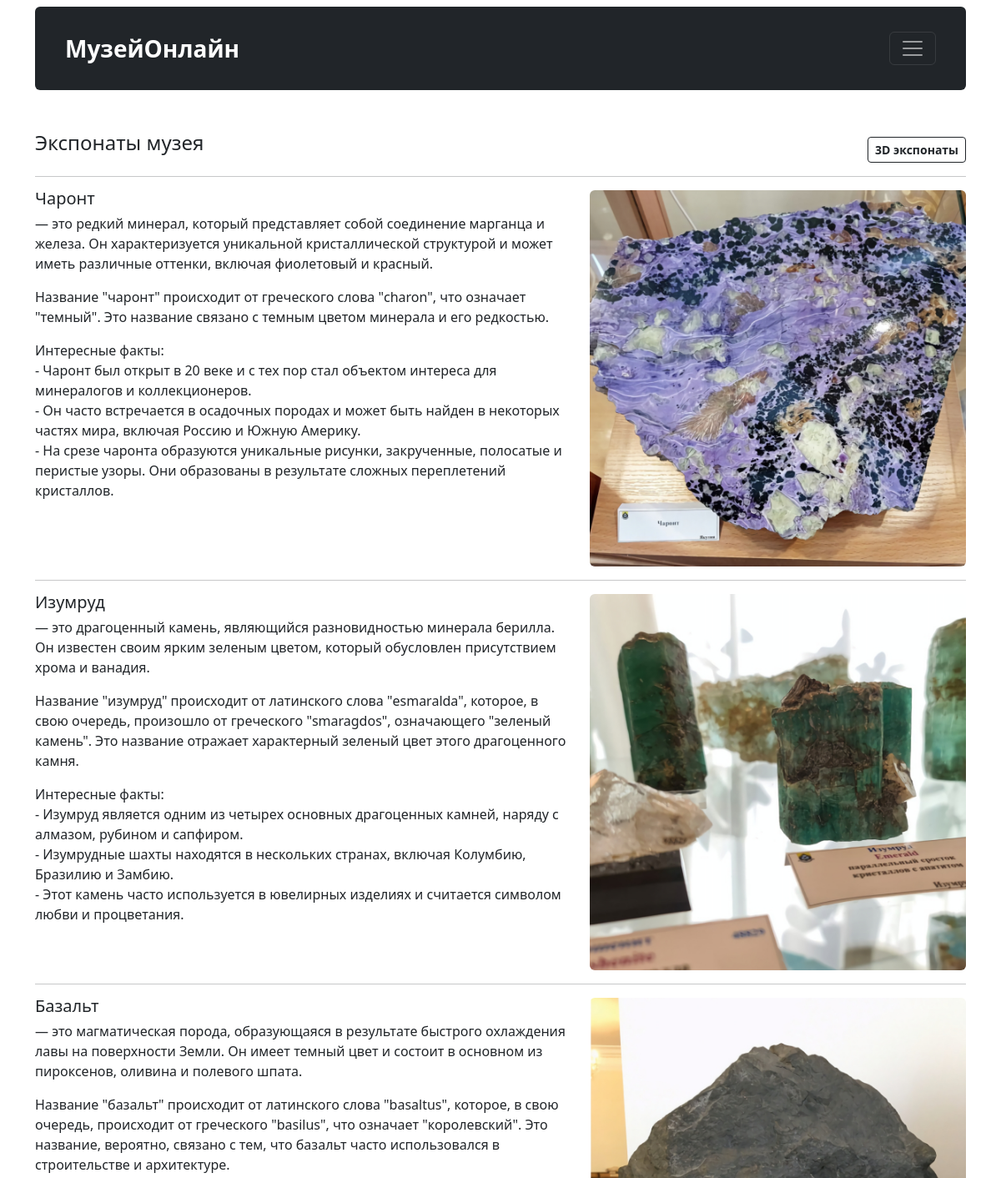
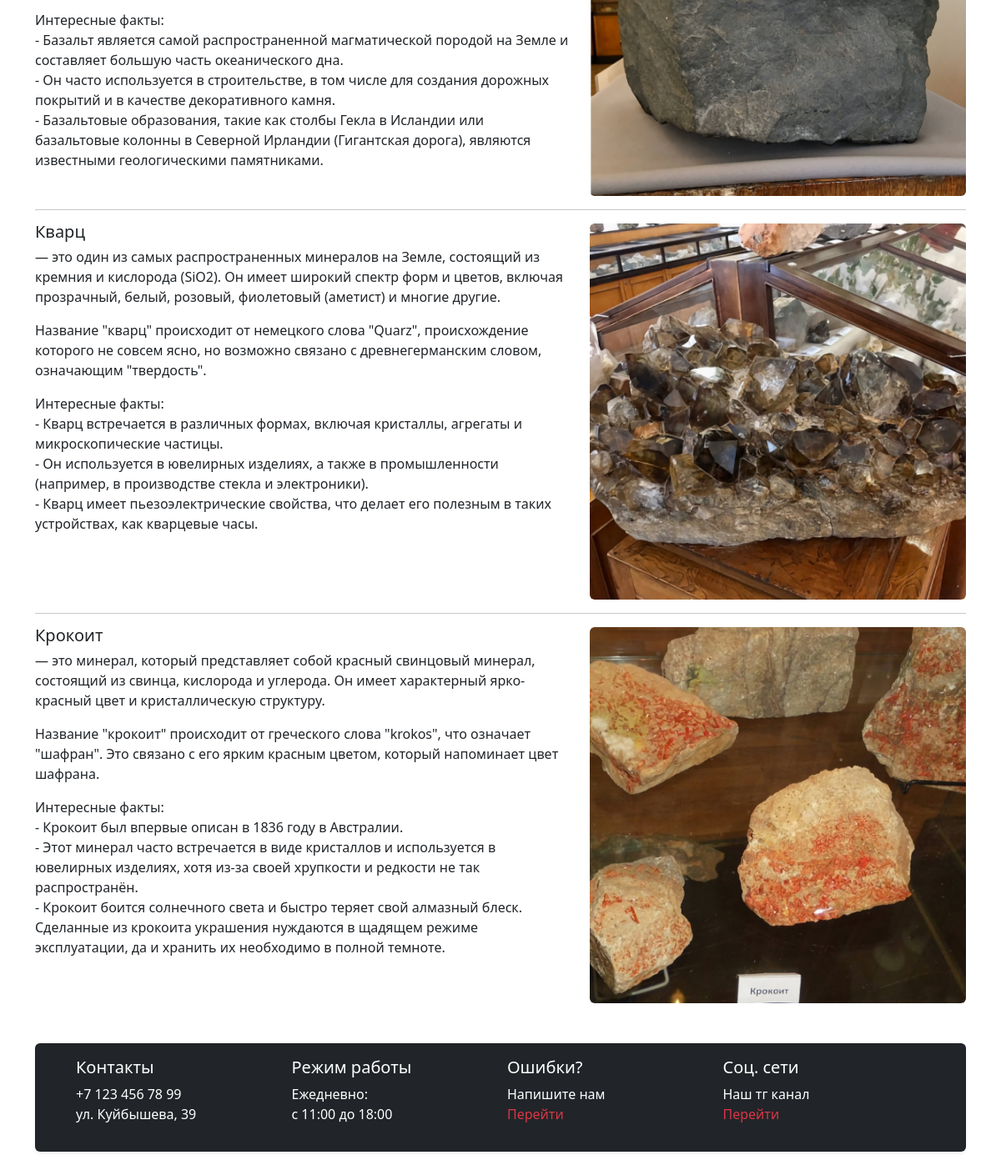
The page /page/eksponats.php on the database its author committed (2 pictures, top to bottom).
### tables this page shows
CREATE TABLE `eksponats` (
  `id_eksponat` int NOT NULL,
  `name` varchar(250) NOT NULL,
  `description` text NOT NULL,
  `edu_name` text NOT NULL,
  `interesting facts_1` text NOT NULL,
  `interesting facts_2` text NOT NULL,
  `interesting facts_3` text NOT NULL,
  `img` varchar(250) NOT NULL,
  `3d_model` text NOT NULL
);

### function/function.php (the view, shortened to what this page needs)
<?php
	include "connect.php";
		function GetEksponats() {
		    global $connect;
		    $data = '';
		    $sql = "SELECT `name`,`description`,`edu_name`,`interesting facts_1`,`interesting facts_2`,`interesting facts_3`,`img` FROM `eksponats`";
		    if (!$result = $connect->query($sql)) {
		        echo "Ошибка получения данных: " . $connect->error;
		        return '';
		    }
		    if ($result->num_rows > 0) {
		        while ($row = $result->fetch_assoc()) {
		            $data .= '<hr class="featurette-divider">
									<div class="row featurette">
										<div class="col-md-7">
											<h5 class="featurette-heading fw-normal lh-1">'.htmlspecialchars($row['name']).'</h5>
											<p class="text">
												'.htmlspecialchars($row['description']).'
											</p>
											<p class="text">
												'.htmlspecialchars($row['edu_name']).'
											</p>
											<p class="text">
												Интересные факты: <br>
												'.htmlspecialchars($row['interesting facts_1']).'<br>
												'.htmlspecialchars($row['interesting facts_2']).'<br>
												'.htmlspecialchars($row['interesting facts_3']).'
											</p>
										</div>
										<div class="col-md-5">
											<img class="rounded" src="../img/eksponats/'.htmlspecialchars($row['img']).'" width="100%" loading="lazy">
										</div>
									</div>';
		        }
		    }
		    return $data;
		}
?>

### inc/header.php (shortened to what this page needs)
<!DOCTYPE html>
<html lang="ru">
  <head>
      <link rel="stylesheet" href="/assets/css/style.css">
      <link rel="stylesheet" href="/assets/bootstrap/css/bootstrap.min.css">
  </head>
  <section>
    <div class="container">
      <nav class="navbar navbar-dark bg-dark mt-2 py-4 p-4 rounded">
          <div class="container-fluid">
            <a class="navbar-brand fs-3 fw-semibold" href="../">МузейОнлайн</a>
            <button class="navbar-toggler" type="button" data-bs-toggle="collapse" data-bs-target="#navbar" aria-controls="navbar" aria-expanded="false" aria-label="Toggle navigation">
              <span class="navbar-toggler-icon"></span>
            </button>
          </div>
      </nav>
    </div>
  </section>

### page/eksponats.php (shortened to what this page needs)
<?php
    include '../inc/header.php';
    include '../function/function.php';
?>
    <section>
        <div class="container" style="min-height:88vh">
            <div class="d-flex justify-content-between align-items-center mt-5">
                <h4 class="featurette-heading">Экспонаты музея</h4>
                <a href="3D eksponats.php" class="btn btn-sm btn-outline-dark mt-2 fw-semibold">3D экспонаты
                </a>
            </div>
            <?php
                echo GetEksponats();
            ?>
        </div>
    </section>
<?php
    include '../inc/footer.php';
?>

### inc/footer.php (shortened to what this page needs)
    <section>
        <div class="container mt-5 mb-3">
            <div class="card shadow-sm p-5 py-3 bg-dark">
                <div class="row row-cols-1 row-cols-sm-2 row-cols-md-4 g-3 text-white">
                    <div class="col">
                        <h5 class="text">Контакты</h5>
                        <p class="text">+7 123 456 78 99<br>
                            ул. Куйбышева, 39
                        </p>
                    </div>
                    <div class="col">
                        <h5 class="text">Режим работы</h5>
                        <p class="text">
                            Ежедневно: <br>
                            с 11:00 до 18:00
                        </p>
                    </div>
                    <div class="col">
                        <h5 class="text">Ошибки?</h5>
                            Напишите нам
                        <a class="nav-link text-danger" aria-current="page" href="../page/help.php">
                            Перейти
                        </a>
                    </div>
                    <div class="col">
                        <h5 class="text">Соц. сети</h5>
                            Наш тг канал
                        <a class="nav-link text-danger"  href="https://t.me/museumonlinechannel">
                            Перейти
                        </a>
                    </div>
                </div>
            </div>
        </div>
    </section>
</html>

### rows shown on the page
eksponats: name "Чаронт", description "— это редкий минерал, который представляет собой соединение марганца и железа. Он характеризуется уникальной кристаллической структурой и может иметь различные оттенки, включая фиолетовый и красный.", edu_name "Название \"чаронт\" происходит от греческого слова \"charon\", что означает \"темный\". Это название связано с темным цветом минерала и его редкостью.", interesting facts_1 "- Чаронт был открыт в 20 веке и с тех пор стал объектом интереса для минералогов и коллекционеров.", interesting facts_2 "- Он часто встречается в осадочных породах и может быть найден в некоторых частях мира, включая Россию и Южную Америку.", interesting facts_3 "- На срезе чаронта образуются уникальные рисунки, закрученные, полосатые и перистые узоры. Они образованы в результате сложных переплетений кристаллов.", img (picture)
eksponats: name "Изумруд", description "— это драгоценный камень, являющийся разновидностью минерала берилла. Он известен своим ярким зеленым цветом, который обусловлен присутствием хрома и ванадия.", edu_name "Название \"изумруд\" происходит от латинского слова \"esmaralda\", которое, в свою очередь, произошло от греческого \"smaragdos\", означающего \"зеленый камень\". Это название отражает характерный зеленый цвет этого драгоценного камня.", interesting facts_1 "- Изумруд является одним из четырех основных драгоценных камней, наряду с алмазом, рубином и сапфиром.", interesting facts_2 "- Изумрудные шахты находятся в нескольких странах, включая Колумбию, Бразилию и Замбию.", interesting facts_3 "- Этот камень часто используется в ювелирных изделиях и считается символом любви и процветания.", img (picture)
eksponats: name "Базальт", description "— это магматическая порода, образующаяся в результате быстрого охлаждения лавы на поверхности Земли. Он имеет темный цвет и состоит в основном из пироксенов, оливина и полевого шпата.", edu_name "Название \"базальт\" происходит от латинского слова \"basaltus\", которое, в свою очередь, происходит от греческого \"basilus\", что означает \"королевский\". Это название, вероятно, связано с тем, что базальт часто использовался в строительстве и архитектуре.", interesting facts_1 "- Базальт является самой распространенной магматической породой на Земле и составляет большую часть океанического дна.", interesting facts_2 "- Он часто используется в строительстве, в том числе для создания дорожных покрытий и в качестве декоративного камня.", interesting facts_3 "- Базальтовые образования, такие как столбы Гекла в Исландии или базальтовые колонны в Северной Ирландии (Гигантская дорога), являются известными геологическими памятниками.", img (picture)
eksponats: name "Кварц", description "— это один из самых распространенных минералов на Земле, состоящий из кремния и кислорода (SiO2). Он имеет широкий спектр форм и цветов, включая прозрачный, белый, розовый, фиолетовый (аметист) и многие другие.", edu_name "Название \"кварц\" происходит от немецкого слова \"Quarz\", происхождение которого не совсем ясно, но возможно связано с древнегерманским словом, означающим \"твердость\".", interesting facts_1 "- Кварц встречается в различных формах, включая кристаллы, агрегаты и микроскопические частицы.", interesting facts_2 "- Он используется в ювелирных изделиях, а также в промышленности (например, в производстве стекла и электроники).", interesting facts_3 "- Кварц имеет пьезоэлектрические свойства, что делает его полезным в таких устройствах, как кварцевые часы.", img (picture)
eksponats: name "Крокоит", description "— это минерал, который представляет собой красный свинцовый минерал, состоящий из свинца, кислорода и углерода. Он имеет характерный ярко-красный цвет и кристаллическую структуру.", edu_name "Название \"крокоит\" происходит от греческого слова \"krokos\", что означает \"шафран\". Это связано с его ярким красным цветом, который напоминает цвет шафрана.", interesting facts_1 "- Крокоит был впервые описан в 1836 году в Австралии.", interesting facts_2 "- Этот минерал часто встречается в виде кристаллов и используется в ювелирных изделиях, хотя из-за своей хрупкости и редкости не так распространён.", interesting facts_3 "- Крокоит боится солнечного света и быстро теряет свой алмазный блеск. Сделанные из крокоита украшения нуждаются в щадящем режиме эксплуатации, да и хранить их необходимо в полной темноте.", img (picture)
